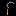

Rendered tile map (Tiled .tmx) drawn with the repository's tilesets; below, a short description and the full map source, tile grids included:
An orthogonal 1x1 tile map with 16x16 px tiles, 1 tile layer (Tile Layer 1).

<map version="1.8" tiledversion="1.8.0" orientation="orthogonal" renderorder="right-down" width="1" height="1" tilewidth="16" tileheight="16" infinite="0" nextlayerid="2" nextobjectid="1">
 <tileset firstgid="1" source="../../Data/Tilsets/foice.tsx" />
 <layer id="1" name="Tile Layer 1" width="1" height="1">
  <data encoding="csv">
1
</data>
 </layer>
</map>
